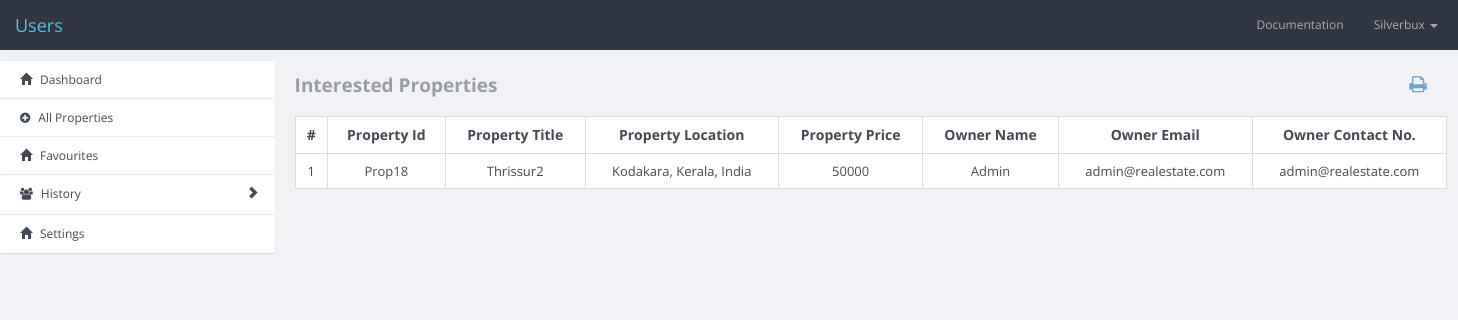
Page /users/salehistory.php (signed in) on the committed database.
### tables this page shows
CREATE TABLE IF NOT EXISTS `interested` (
  `id` int(11) NOT NULL AUTO_INCREMENT,
  `userid` text NOT NULL,
  `logintype` text NOT NULL,
  `propertyid` int(11) NOT NULL,
  PRIMARY KEY (`id`)
);

CREATE TABLE IF NOT EXISTS `properties` (
  `id` int(11) NOT NULL AUTO_INCREMENT,
  `userid` text NOT NULL,
  `title` text NOT NULL,
  `address` text NOT NULL,
  `description` text NOT NULL,
  `property_type` int(11) NOT NULL,
  `price` text NOT NULL,
  `latitude` text NOT NULL,
  `location` text NOT NULL,
  `longitude` text NOT NULL,
  `posteddate` text NOT NULL,
  `status` text NOT NULL,
  PRIMARY KEY (`id`)
);

### libs/Functions.php (called while the page is built, shortened)
<?php
require_once ('DbConnection.php');
class Functions extends DbConnection {
public function getAllPropertiesById($id) {
	$query = "SELECT * FROM properties WHERE id='$id'";
	$output = $this->getData($query);
	return $output;
}
public function getInterstesByLoginTypeAndUserId($loginid,$logintype){
	$query = "SELECT * FROM interested WHERE userid='$loginid' AND logintype='$logintype'";
	$output = $this->getData($query);
	return $output;
}
public function changeToNewPassword($loginid,$table,$email,$mailverification) { ?>
<?php }
} ?>

### libs/DbConnection.php (called while the page is built, shortened)
<?php
class DbConnection {
    private $_host = "localhost";
    private $_username = "root";
    private $_password = "";
    private $_database = "pro_realestate";
    public $connection;
    function __construct() {
        $this->connection = new mysqli($this->_host, $this->_username, $this->_password, $this->_database);
    }
    public function getData($query) {
        $result = $this->connection->query($query) or die(mysqli_error($this->connection));
        return mysqli_fetch_all($result, MYSQLI_ASSOC);
    }
}

### users/salehistory.php (the view)
<?php
 include './includes/header.php';
	$interestedproperties = $functions->getInterstesByLoginTypeAndUserId($loginid,$logintype);
 ?>
<h4 style="opacity:0.5">
  Interested Properties
  <a href="../prints/propertiesinterested.php?userid=<?=$loginid?>&type=<?=$logintype?>" style="text-decoration:none;color:#01579B">
    <i class="fa fa-print pull-right" style="padding-right:20px"></i>
  </a>
</h4>
<div class="col-xs-12" style="padding: 5px 0; ">
		<table class="table table-bordered" style="background-color:#fff">
			<tr class="text-center" style="font-weight:700;font-size:14px;">
				<td>#</td>
        <td>Property Id</td>
        <td>Property Title</td>
				<td>Property Location</td>
				<td>Property Price</td>
				<td>Owner Name</td>
				<td>Owner Email</td>
				<td>Owner Contact No.</td>
			</tr>
<?php
	$slno=1;
	foreach($interestedproperties as $propertyintrests){
		$propertyid = $propertyintrests['propertyid'];
		$propertydatas = $functions->getAllPropertiesById($propertyid);
		$propertytitle = $propertydatas[0]['title'];
		$propertylocation = $propertydatas[0]['location'];
		$propertyprice = $propertydatas[0]['price'];
		$ownerid = $propertydatas[0]['userid'];
		if($ownerid === 'admin') {
			$ownername = 'Admin';
			$owneremail = 'admin@realestate.com';
			$ownerphone = 'admin@realestate.com';
		}else{
		$ownerdatas = $functions->getAgentsById($ownerid);
		$ownername = $ownerdatas[0]['name'];
		$owneremail = $ownerdatas[0]['email'];
		$ownerphone = $ownerdatas[0]['contactnumber'];
	}
?>
			<tr class="text-center" style="font-size:13px;">
				<td><?=$slno++?></td>
        <td>Prop<?=$propertyid?></td>
        <td><?=$propertytitle?></td>
				<td><?=$propertylocation?></td>
				<td><?=$propertyprice?></td>
				<td><?=$ownername?></td>
				<td><?=$owneremail?></td>
				<td><?=$ownerphone?></td>
			</tr>
<?php } ?>
		</table>
</div>
<?php include './includes/footer.php'; ?>

### assets/css/custom.css (style rules this page uses)
a { text-decoration: none !important; }
.fa { cursor: pointer; transition: all 0.25s ease-in-out; }

### rows in the picture
interested: propertyid "18", propertyid.title "Thrissur2", propertyid.location "Kodakara, Kerala, India", propertyid.price "50000", propertyid.userid "Admin", propertyid.userid "admin@realestate.com"
